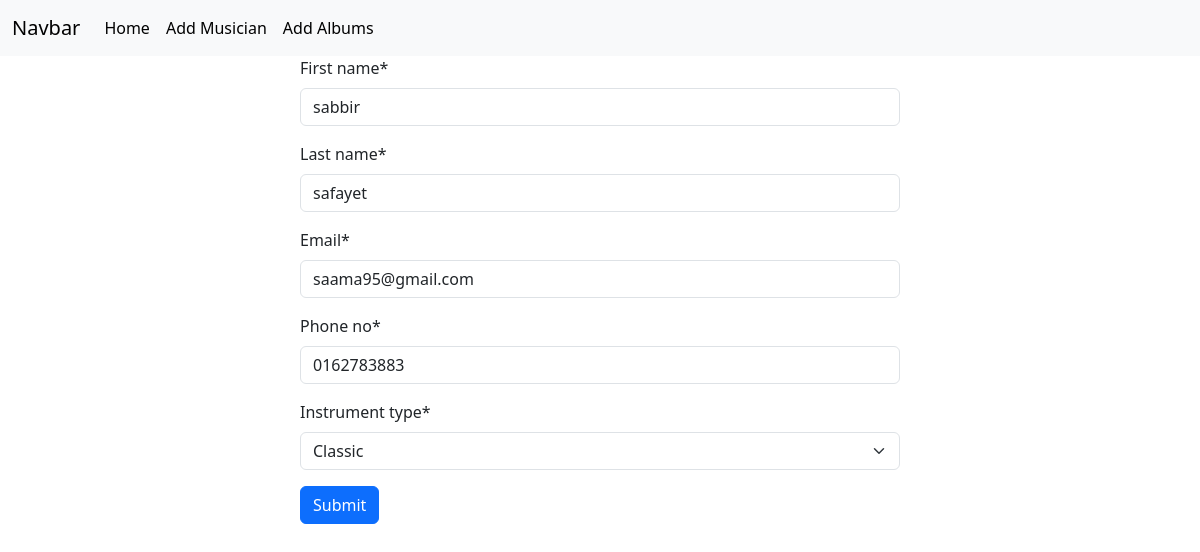
The page /musician/editMusician/7 on the database its author committed.
### musician/models.py (models this page shows, shortened)
class musicianModel(models.Model):
    instruments = (
        ('jazz','Jazz'),
        ('classic','Classic'),
        ('pop','Pop'),
    )
    first_name = models.CharField(max_length=30)
    last_name = models.CharField(max_length=30)
    email = models.EmailField()
    phone_no = models.CharField(max_length=12)
    instrument_type = models.CharField(max_length=20,choices=instruments)

### musician/views.py (the view)
# urls.py: path('editMusician/<int:id>',views.edit_musician,name='editMusician'),
def edit_musician(request,id):
    albumCreator = albumsModel.objects.get(pk=id)
    musicianInstance = albumCreator.musician
    musician_form = musicianForm(instance=musicianInstance)
    if request.method == 'POST':
        musician_form = musicianForm(request.POST,instance=musicianInstance)
        if musician_form.is_valid():
            musician_form.save()
            return redirect('homepage')
    return render(request,'musician.html',{'form':musician_form})

### musician/forms.py
class musicianForm(forms.ModelForm):
    class Meta:
        model = musicianModel
        fields = '__all__'

### musician/templates/musician.html (shortened to what this page needs)
{% extends "base.html" %}
{% load crispy_forms_tags %}
{% block main %}
    <form style="width:50%; margin: auto" method="post">
        {{ form | crispy }}
        <button class="btn btn-primary">Submit</button>
    </form>
{% endblock main %}

### rows shown on the page
musicianModel: first_name "sabbir", last_name "safayet", email "saama95@gmail.com", phone_no "0162783883", instrument_type "Classic"
